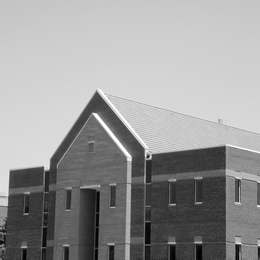
%> input picture Part 1/MATLAB/Week 2/building.tif, 260 x 260 px, shrunk from 601 x 601 before the run
$ octave EdgeDetection.m   (GNU Octave 9; MATLAB toolbox functions it lacks are replaced by stand-ins)
%> lines starting %> are read from the running program, lines starting %| are printed output that depends on the picture
img = imread("Week 2/building.tif");
%> img is the input picture: size 260x260 uint8; min 0, max 255, mean 152.8

% Exercise 1
sx = [-1 0 1;-2 0 2; -1 0 1];
sy =sx';

img_x = img;
img_y = img_x';
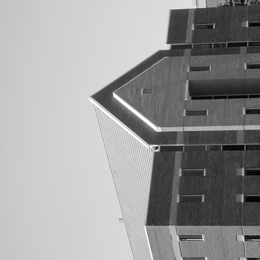
%> img_y: size 260x260 uint8; min 0, max 255, mean 152.8; mean of the top-left, top-right, bottom-left and bottom-right quarters 199.9, 105, 206.7, 99.6

filtered_image = filter2(img_x,img);
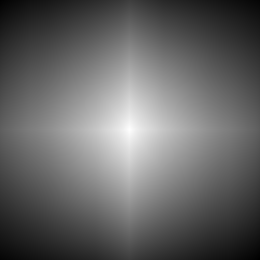
%> filtered_image: size 260x260 double; min 334141517, max 1871938195, mean 945386576.7; drawn with min black and max white
%img_filter

out_image = filtered_image /200;
out_image
